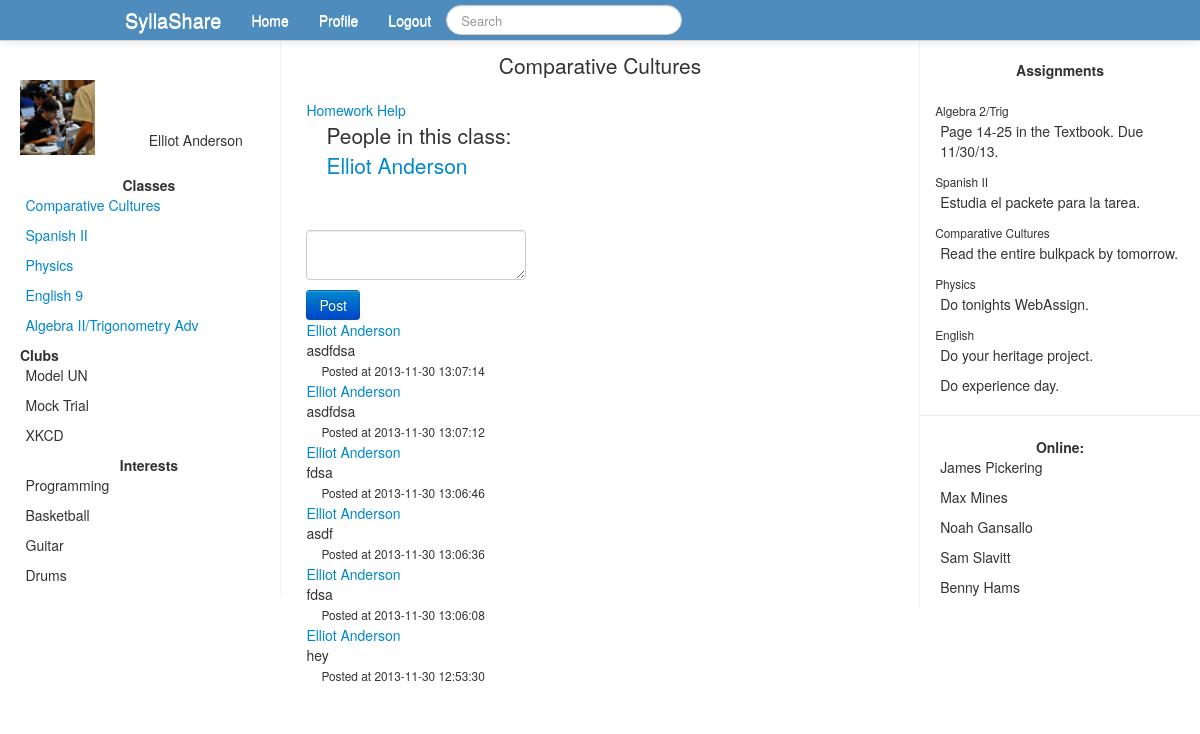
The page /class.php?id=1 (signed in) on the database its author committed.
### tables this page shows
CREATE TABLE `users` (
  `id` int(11) NOT NULL AUTO_INCREMENT,
  `firstname` varchar(40) NOT NULL,
  `lastname` varchar(40) NOT NULL,
  `email` varchar(255) NOT NULL,
  `password` varchar(36) NOT NULL,
  `activated` int(1) NOT NULL DEFAULT '0',
  `code` int(8) NOT NULL,
  `grade` int(2) NOT NULL,
  PRIMARY KEY (`id`)
);

CREATE TABLE `class` (
  `id` int(11) NOT NULL AUTO_INCREMENT,
  `classid` int(11) NOT NULL,
  `userid` int(11) NOT NULL,
  PRIMARY KEY (`id`)
);

CREATE TABLE `classes` (
  `id` int(11) NOT NULL AUTO_INCREMENT,
  `name` varchar(60) NOT NULL,
  PRIMARY KEY (`id`)
);

CREATE TABLE `posts` (
  `id` int(11) NOT NULL AUTO_INCREMENT,
  `poster` int(11) NOT NULL,
  `pageid` int(11) NOT NULL,
  `content` varchar(600) DEFAULT NULL,
  `timeposted` datetime NOT NULL,
  PRIMARY KEY (`id`)
);

### class.php (the view, shortened to what this page needs)
<?php
include_once('database.php');
$pageid = $_GET['id'];
$userid = $_SESSION['id'];
$getuserinfo = "SELECT * FROM users WHERE id=$userid";
$getuserrun = mysqli_query($connect, $getuserinfo);
while ($row = mysqli_fetch_assoc($getuserrun)){
	$firstname = $row['firstname'];
	$lastname = $row['lastname'];
}
include_once('header.php');
?>
<div class="span6">
<h1 class="lead">
<?
$thequery = "SELECT * FROM classes WHERE id=$pageid";
$therun = mysqli_query($connect, $thequery);
while ($row = mysqli_fetch_assoc($therun)){
	$pageclassname = $row['name'];
}
?>
<center>
<?php echo $pageclassname; ?>
</center>
</h1>
<?
echo '<a href="forum.php?id='.$pageid.'">Homework Help</a><br />';
echo '<p class="lead">People in this class: <br />';
$getmembers = "SELECT userid FROM class WHERE classid=$pageid";
$runmembers = mysqli_query($connect, $getmembers);
while ($row = mysqli_fetch_assoc($runmembers)){
	$memberid = $row['userid'];
	$getmemberinfo = "SELECT id,firstname,lastname FROM users WHERE id=$memberid";
	$runmemberinfo = mysqli_query($connect, $getmemberinfo);
	while ($row2 = mysqli_fetch_assoc($runmemberinfo)){
		$memberfname = $row2['firstname'];
		$memberlname = $row2['lastname'];
	}
	echo '<a href="profile.php?id='.$memberid.'">'.$memberfname.' '.$memberlname.'</a><br />';
}
echo '<br />';
echo '<form action="class.php?id='.$pageid.'" method="POST">
<textarea name="postcontent" class="form-control"></textarea><br />
<input type="submit" value="Post" class="btn btn-primary" />';
$getposts = "SELECT * FROM posts WHERE pageid=$pageid ORDER BY timeposted DESC";
$runposts = mysqli_query($connect, $getposts);
while ($row = mysqli_fetch_assoc($runposts)){
	$content = $row['content'];
	$timeposted = $row['timeposted'];
	$poster = $row['poster'];
	$getuserinfo = "SELECT * FROM users WHERE id=$poster";
	$runuserinfo = mysqli_query($connect, $getuserinfo);
	while ($row2 = mysqli_fetch_assoc($runuserinfo)){
		$postuid = $row2['id'];
		$postfirstname = $row2['firstname'];
		$postlastname = $row2['lastname'];
		$postname = $postfirstname.' '.$postlastname;
	}
	echo '<br /><a href="profile.php?id='.$postuid.'">'.$postname.'</a><br />'.$content.'<br /><small>Posted at '.$timeposted.'</small>';
}
?>
</p>
</div>
<?php
include_once('rightbar.php');
?>

### header.php (shortened to what this page needs)
<!DOCTYPE html>
<html lang="en">
<head>
<link href="css/bootstrap.min.css" rel="stylesheet" />
</head>
<body>
<div class="navbar navbar-fixed-top" >
	<div class="navbar-inner">
		<div class="container" >
			<ul class="nav">
				<li>
					<a class="brand" href="#">SyllaShare</a>
				</li>
				<?php
				if (!isset($_SESSION['id'])){
					?>
					<form action="login.php" method="POST" class="navbar-form pull-left">
						<input type="email" name="logemail" placeholder="Email" />
						<input type="password" name="logpassword" placeholder="Password" />
						<input type="submit" value="Log In" />
					</form>
					<?
				} else {
				?>
				<li><a href="home.php">Home</a></li>
				<li><a href="#">Profile</a></li>
				<form class="navbar-search pull-right">
					<input type="text" class="search-query" name="q" placeholder="Search" />
				</form>
				<li><a href="logout.php">Logout</a></li>
				<? }?>
			</ul>
		</div>
	</div>
</div>
<?
if (isset($_SESSION['id'])){
	?>
<br /><br />
<div class="row-fluid" style="height: 100%;">
<div class="span3" style="padding-left: 20px; padding-right: 2px; border-right: 1px solid #f2f2f2;">
<div class="innercontent" >
<br />
<p class="lead">
<div id="pic-right" style="float: right;padding-right: 35px; padding-top: 50px; position: relative; ">
<?php
echo $firstname.' '.$lastname;
?>
</div>
<div class="pic-left" style="position: relative;" >
<img src="propic.jpg" height="75" width="75" />
</div>
<br />
<center>
<b>Classes</b><br />
</center>
<?php
$getclasses = "SELECT * FROM class WHERE userid=$userid";
$runclasses = mysqli_query($connect, $getclasses);
while ($row = mysqli_fetch_assoc($runclasses)){
	$classid = $row['classid'];
	$getclassinfo = "SELECT name FROM classes WHERE id=$classid";
	$runclassinfo = mysqli_query($connect, $getclassinfo);
	while ($row2 = mysqli_fetch_assoc($runclassinfo)){
		$classname = $row2['name'];
	}
	echo '<span class="spanright"><a href="class.php?id='.$classid.'">'.$classname.'</a></span><br />';
}
?>
<b>Clubs</b><br />
<span class="spanright">Model UN</span><br />
<span class="spanright">Mock Trial</span><br />
<span class="spanright">XKCD</span><br />
<br />
<center>
<b>Interests</b><br />
<span class="spanright">Programming</span><br />
<span class="spanright">Basketball</span><br />
<span class="spanright">Guitar</span><br />
<span class="spanright">Drums</span><br />
</center>
</p>
</div>
</div>
<?php
}
?>

### header.php (style rules this page uses)
.navbar-inner { background-color: #4d8cbc; background-image: none; color: #FFFFFF; }
.navbar .nav > li > a { color: #FFFFFF; }
.spanright { text-align: left; padding-right: 4px; }

### rightbar.php (style rules this page uses)
small { padding-left: 15px; }
p { padding-left: 20px; }

### rows shown on the page
users: firstname "Elliot", lastname "Anderson"
class: classid.name "Comparative Cultures", userid.firstname "Elliot", userid.lastname "Anderson"
class: classid.name "Spanish II"
class: classid.name "Physics"
class: classid.name "English 9"
class: classid.name "Algebra II/Trigonometry Adv"
classes: name "Comparative Cultures"
posts: users.firstname+lastname "Elliot Anderson", content "asdfdsa", timeposted "2013-11-30 13:07:14"
posts: users.firstname+lastname "Elliot Anderson", content "asdfdsa", timeposted "2013-11-30 13:07:12"
posts: users.firstname+lastname "Elliot Anderson", content "fdsa", timeposted "2013-11-30 13:06:46"
posts: users.firstname+lastname "Elliot Anderson", content "asdf", timeposted "2013-11-30 13:06:36"
posts: users.firstname+lastname "Elliot Anderson", content "fdsa", timeposted "2013-11-30 13:06:08"
posts: users.firstname+lastname "Elliot Anderson", content "hey", timeposted "2013-11-30 12:53:30"
